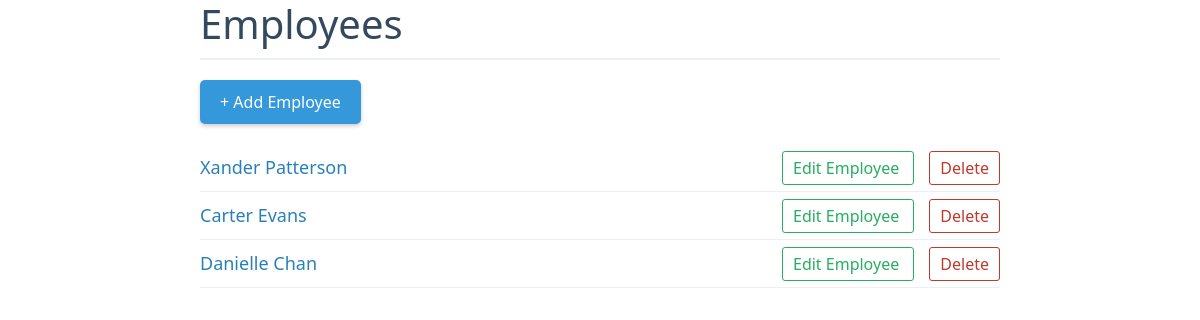
The page / on the database its author committed.
### apps/intern/models.py (models this page shows, shortened)
class Employee(DateTimeModel):
    first_name = models.CharField(max_length=50)
    last_name = models.CharField(max_length=50)
    email = models.EmailField(unique=True)
    phone_number = models.CharField(max_length=30, blank=True, null=True)
    date_of_birth = models.DateField()
    post = models.CharField(max_length=100)
    department = models.CharField(max_length=100)
    start_date = models.DateField()
    date_created = models.DateTimeField(auto_now_add=True)
    date_updated = models.DateTimeField(auto_now=True)

### apps/intern/views.py (the view)
# urls.py: path('', EmployeeListView.as_view(), name='employee_list'),
class EmployeeListView(ListView):
    model = Employee
    template_name = 'employee_list.html'
    context_object_name = 'employees'

### Templates/employee_list.html
{% extends 'base.html' %}
{% block content %}
<div style="max-width: 800px; margin: 0 auto; font-family: 'Segoe UI', Tahoma, Geneva, Verdana, sans-serif; color: #333;">
    <h1 style="color: #34495e; border-bottom: 2px solid #ecf0f1; padding-bottom: 10px; margin-bottom: 20px;">Employees</h1>
    <a href="{% url 'employee_create' %}"
       style="display: inline-block; margin-bottom: 20px; padding: 10px 20px; background-color: #3498db; color: white; text-decoration: none; border-radius: 5px; box-shadow: 0 2px 4px rgba(0, 0, 0, 0.2);">
       + Add Employee
    </a>
    <ul style="list-style-type: none; padding: 0;">
        {% for employee in employees %}
            <li style="display: flex; align-items: center; justify-content: space-between; padding: 10px 0; border-bottom: 1px solid #ecf0f1;">
                <div style="flex: 1;">
                    <a href="{% url 'employee_detail' employee.pk %}" style="color: #2980b9; text-decoration: none; font-size: 18px;">
                        {{ employee.first_name }} {{ employee.last_name }}
                    </a>
                </div>
                <div>
                    <a href="{% url 'employee_update' employee.pk %}"
                       style="margin-right: 15px; color: #27ae60; text-decoration: none; padding: 5px 10px; border: 1px solid #27ae60; border-radius: 3px;">
                       Edit Employee
                    </a>
                    <a href="{% url 'employee_delete' employee.pk %}"
                       style="color: #c0392b; text-decoration: none; padding: 5px 10px; border: 1px solid #c0392b; border-radius: 3px;">
                       Delete
                    </a>
                </div>
            </li>
        {% endfor %}
    </ul>
</div>
{% endblock %}

### rows shown on the page
Employee: first_name "Xander", last_name "Patterson"
Employee: first_name "Carter", last_name "Evans"
Employee: first_name "Danielle", last_name "Chan"
